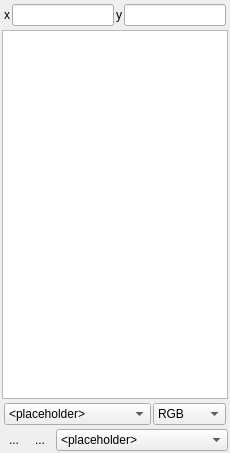
<?xml version="1.0" encoding="UTF-8"?>
<ui version="4.0">
 <class>cursorLocationInfoPanel</class>
 <widget class="QDockWidget" name="cursorLocationInfoPanel">
  <property name="geometry">
   <rect>
    <x>0</x>
    <y>0</y>
    <width>230</width>
    <height>453</height>
   </rect>
  </property>
  <property name="windowIcon">
   <iconset resource="../qpsresources.qrc">
    <normaloff>:/qps/ui/icons/cursorlocationinfo.svg</normaloff>:/qps/ui/icons/cursorlocationinfo.svg</iconset>
  </property>
  <property name="windowTitle">
   <string>Cursor Location Values</string>
  </property>
  <widget class="QWidget" name="dockWidgetContents">
   <layout class="QVBoxLayout" name="verticalLayout">
    <property name="spacing">
     <number>2</number>
    </property>
    <property name="leftMargin">
     <number>2</number>
    </property>
    <property name="topMargin">
     <number>2</number>
    </property>
    <property name="rightMargin">
     <number>2</number>
    </property>
    <property name="bottomMargin">
     <number>2</number>
    </property>
    <item>
     <layout class="QHBoxLayout" name="horizontalLayout">
      <property name="spacing">
       <number>2</number>
      </property>
      <property name="leftMargin">
       <number>2</number>
      </property>
      <property name="topMargin">
       <number>2</number>
      </property>
      <property name="rightMargin">
       <number>2</number>
      </property>
      <property name="bottomMargin">
       <number>2</number>
      </property>
      <item>
       <widget class="QLabel" name="label">
        <property name="text">
         <string>x</string>
        </property>
       </widget>
      </item>
      <item>
       <widget class="QLineEdit" name="tbX">
        <property name="readOnly">
         <bool>true</bool>
        </property>
       </widget>
      </item>
      <item>
       <widget class="QLabel" name="label_2">
        <property name="text">
         <string>y</string>
        </property>
       </widget>
      </item>
      <item>
       <widget class="QLineEdit" name="tbY">
        <property name="readOnly">
         <bool>true</bool>
        </property>
       </widget>
      </item>
     </layout>
    </item>
    <item>
     <widget class="TreeView" name="treeView"/>
    </item>
    <item>
     <layout class="QHBoxLayout" name="horizontalLayout_4">
      <property name="spacing">
       <number>2</number>
      </property>
      <property name="leftMargin">
       <number>2</number>
      </property>
      <property name="topMargin">
       <number>2</number>
      </property>
      <property name="rightMargin">
       <number>2</number>
      </property>
      <property name="bottomMargin">
       <number>2</number>
      </property>
      <item>
       <widget class="QComboBox" name="cbLayerTypes">
        <property name="sizePolicy">
         <sizepolicy hsizetype="Preferred" vsizetype="Preferred">
          <horstretch>2</horstretch>
          <verstretch>0</verstretch>
         </sizepolicy>
        </property>
        <property name="toolTip">
         <string>Select the map layer types to extact the cursor location values for.</string>
        </property>
        <item>
         <property name="text">
          <string>&lt;placeholder&gt;</string>
         </property>
        </item>
       </widget>
      </item>
      <item>
       <widget class="QComboBox" name="cbRasterBands">
        <property name="sizePolicy">
         <sizepolicy hsizetype="Preferred" vsizetype="Preferred">
          <horstretch>1</horstretch>
          <verstretch>0</verstretch>
         </sizepolicy>
        </property>
        <property name="minimumSize">
         <size>
          <width>45</width>
          <height>0</height>
         </size>
        </property>
        <property name="maximumSize">
         <size>
          <width>75</width>
          <height>16777215</height>
         </size>
        </property>
        <property name="toolTip">
         <string>Raster bands to be read</string>
        </property>
        <item>
         <property name="text">
          <string>RGB</string>
         </property>
        </item>
       </widget>
      </item>
     </layout>
    </item>
    <item>
     <layout class="QHBoxLayout" name="horizontalLayout_2">
      <property name="spacing">
       <number>2</number>
      </property>
      <item>
       <widget class="QToolButton" name="btnActivateMapTool">
        <property name="toolTip">
         <string>Click and select a map location</string>
        </property>
        <property name="text">
         <string>...</string>
        </property>
        <property name="icon">
         <iconset resource="../qpsresources.qrc">
          <normaloff>:/qps/ui/icons/select_location.svg</normaloff>:/qps/ui/icons/select_location.svg</iconset>
        </property>
        <property name="autoRaise">
         <bool>true</bool>
        </property>
       </widget>
      </item>
      <item>
       <widget class="QToolButton" name="btnReload">
        <property name="toolTip">
         <string>Reload value(s) for last location</string>
        </property>
        <property name="text">
         <string>...</string>
        </property>
        <property name="icon">
         <iconset resource="../qpsresources.qrc">
          <normaloff>:/qps/ui/icons/refresh_green.svg</normaloff>:/qps/ui/icons/refresh_green.svg</iconset>
        </property>
        <property name="autoRaise">
         <bool>true</bool>
        </property>
       </widget>
      </item>
      <item>
       <widget class="QgsProjectionSelectionWidget" name="btnCrs">
        <property name="maximumSize">
         <size>
          <width>22</width>
          <height>16777215</height>
         </size>
        </property>
       </widget>
      </item>
      <item>
       <widget class="QComboBox" name="cbLayerModes">
        <property name="sizePolicy">
         <sizepolicy hsizetype="Preferred" vsizetype="Fixed">
          <horstretch>2</horstretch>
          <verstretch>0</verstretch>
         </sizepolicy>
        </property>
        <property name="toolTip">
         <string/>
        </property>
        <property name="frame">
         <bool>true</bool>
        </property>
        <item>
         <property name="text">
          <string>&lt;placeholder&gt;</string>
         </property>
        </item>
       </widget>
      </item>
      <item>
       <spacer name="horizontalSpacer">
        <property name="orientation">
         <enum>Qt::Horizontal</enum>
        </property>
        <property name="sizeHint" stdset="0">
         <size>
          <width>0</width>
          <height>0</height>
         </size>
        </property>
       </spacer>
      </item>
     </layout>
    </item>
   </layout>
  </widget>
  <action name="actionRequestCursorLocation">
   <property name="icon">
    <iconset resource="../qpsresources.qrc">
     <normaloff>:/qps/ui/icons/select_location.svg</normaloff>:/qps/ui/icons/select_location.svg</iconset>
   </property>
   <property name="text">
    <string>Select Cursor Location</string>
   </property>
  </action>
  <action name="actionReload">
   <property name="icon">
    <iconset resource="../qpsresources.qrc">
     <normaloff>:/qps/ui/icons/refresh_green.svg</normaloff>:/qps/ui/icons/refresh_green.svg</iconset>
   </property>
   <property name="text">
    <string>Reload</string>
   </property>
   <property name="toolTip">
    <string>Reload the pixel values for the given map location</string>
   </property>
  </action>
  <action name="actionAllRasterBands">
   <property name="text">
    <string>All</string>
   </property>
   <property name="toolTip">
    <string>Activate this to return values from all raster bands.</string>
   </property>
  </action>
  <action name="actionVisibleRasterBands">
   <property name="text">
    <string>V</string>
   </property>
   <property name="toolTip">
    <string>Actives this to return values from visible raster bands only.</string>
   </property>
  </action>
 </widget>
 <customwidgets>
  <customwidget>
   <class>QgsProjectionSelectionWidget</class>
   <extends>QWidget</extends>
   <header>qgsprojectionselectionwidget.h</header>
   <container>1</container>
  </customwidget>
  <customwidget>
   <class>TreeView</class>
   <extends>QTreeView</extends>
   <header>qps.models</header>
  </customwidget>
 </customwidgets>
 <resources>
  <include location="../qpsresources.qrc"/>
  <include location="../../../../QGIS/images/images.qrc"/>
 </resources>
 <connections/>
</ui>
